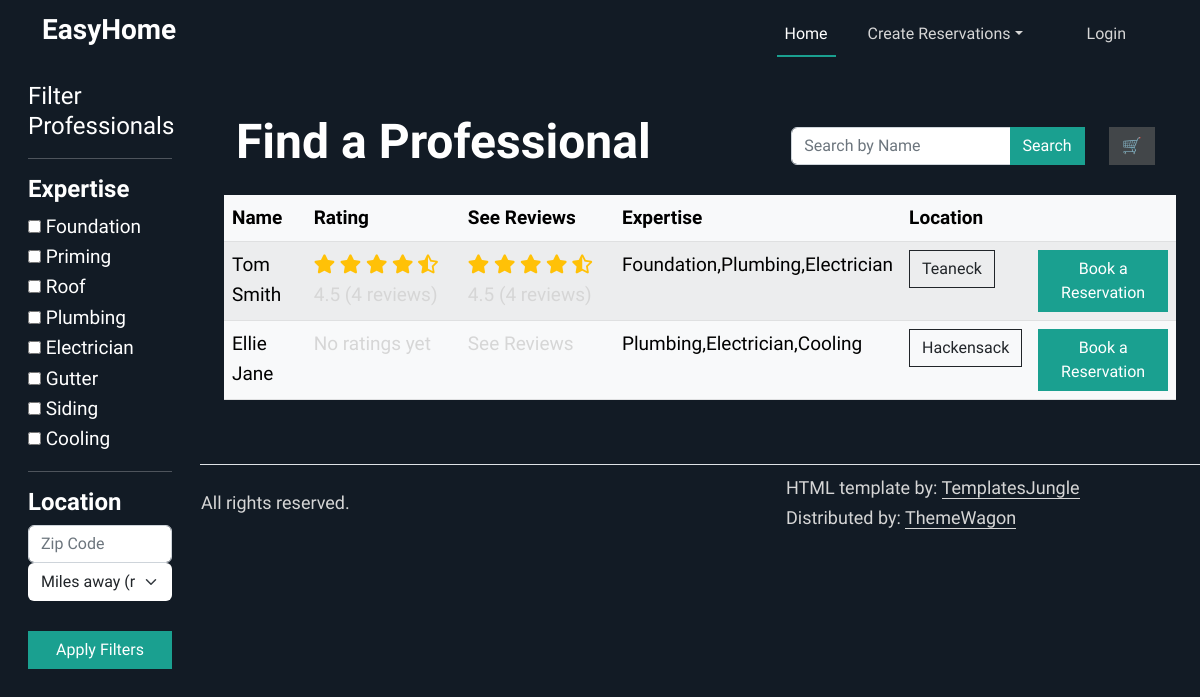
Page /professionals on the earlier database version.
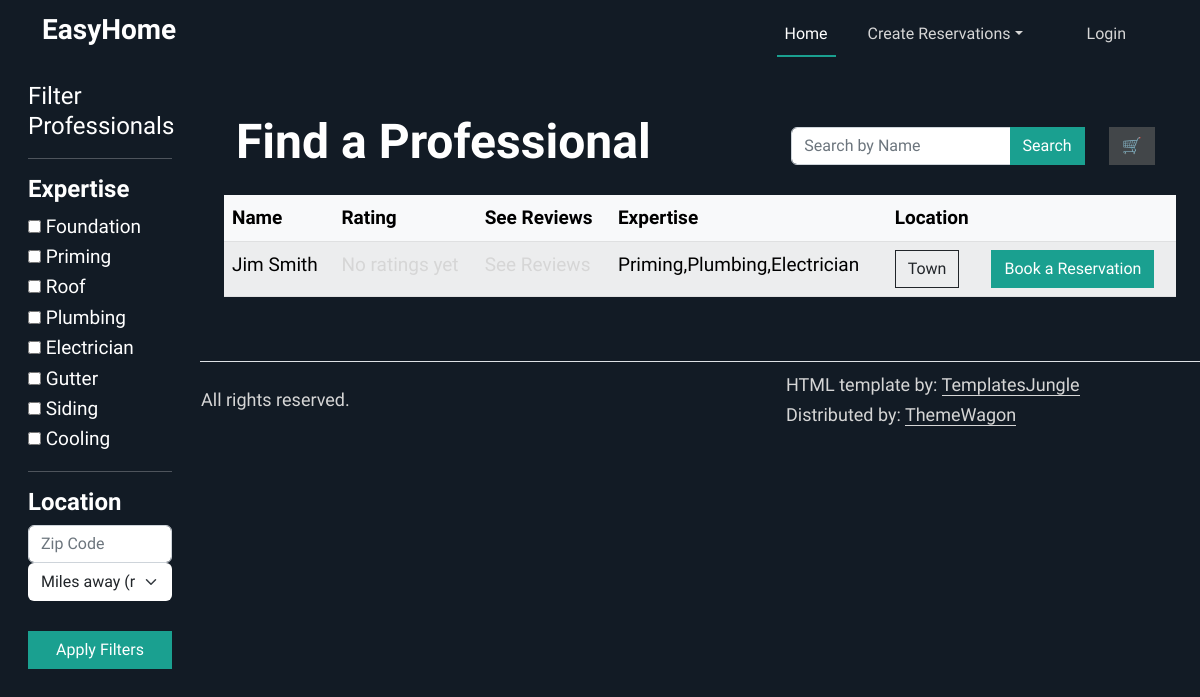
Same page on the later database version.
### tables this page shows
CREATE TABLE professionals (
                  id INTEGER PRIMARY KEY AUTOINCREMENT,
                  user_id INTEGER NOT NULL,
                  profession VARCHAR2(50) NOT NULL,
                  hourly_cost DECIMAL(10,2),
                  description TEXT,
                  is_verified BOOLEAN DEFAULT 0,
                  FOREIGN KEY (user_id) REFERENCES users(id)
            );

CREATE TABLE users (
                id INTEGER PRIMARY KEY AUTOINCREMENT,
                first_name VARCHAR2(25) NOT NULL,
                middle_name VARCHAR2(15),
                last_name VARCHAR2(25) NOT NULL,
                gender CHAR(1) CHECK (gender IN ('M','F','O')) NOT NULL,
                phone_number VARCHAR2(12) NOT NULL,
                email VARCHAR2(50) NOT NULL,
                password VARCHAR2(50) NOT NULL,
                street_number VARCHAR2(10),
                street_name VARCHAR2(35),
                town VARCHAR2(30),
                state CHAR(2),
                zip_code VARCHAR2(5),
                user_type VARCHAR2(20) CHECK (user_type IN ('customer','professional')) DEFAULT 'customer'
            );

### app.py (the view, shortened to what this page needs)
@app.route('/professionals', methods=["GET", "POST"])
def professionals():
    list = get_professionals()
    user_zip = None
    if current_user.is_authenticated:
        user_zip = get_user_by_id(current_user.id).zip_code
    if 'cart' not in session:
        session['cart'] = []
    cart = session['cart']  # Retrieve cart
    return render_template("professionals.html", professionals=list, user_zip=user_zip, cart=cart)

### templates/professionals.html (shortened to what this page needs)
{%extends "base.html"%}
{%block content%}
<div class="container-fluid">
  <div class="row">
    <div class="col-md-3 col-lg-2 d-md-block bg-dark text-white sidebar vh-100 position-fixed">
      <div class="p-3">
        <a href="/" class="d-flex align-items-center mb-3 mb-md-0 text-white text-decoration-none">
          <span class="fs-4">Filter Professionals</span>
        </a>
        <hr>
        <form method="POST">
          <h4>Expertise</h4>
          <input type="checkbox" id="Foundation" name="expertise" value="Foundation">
          <label for="Foundation">Foundation</label><br>
          <input type="checkbox" id="Priming" name="expertise" value="Priming">
          <label for="Priming">Priming</label><br>
          <input type="checkbox" id="Roof" name="expertise" value="Roof">
          <label for="Roof">Roof</label><br>
          <input type="checkbox" id="Plumbing" name="expertise" value="Plumbing">
          <label for="Plumbing">Plumbing</label><br>
          <input type="checkbox" id="Electrician" name="expertise" value="Electrician">
          <label for="Electrician">Electrician</label><br>
          <input type="checkbox" id="Gutter" name="expertise" value="Gutter">
          <label for="Gutter">Gutter</label><br>
          <input type="checkbox" id="Siding" name="expertise" value="Siding">
          <label for="Siding">Siding</label><br>
          <input type="checkbox" id="Cooling" name="expertise" value="Cooling">
          <label for="Cooling">Cooling</label><br>
          <hr>
          <h4>Location</h4>
          <div class="input-group rounded">
            <input type="search" class="form-control rounded" placeholder="Zip Code" aria-label="Search"
              aria-describedby="search-addon" name="zip_code" />
          </div>
          <select class="form-select" aria-label="Miles away" name="distance">
            <option selected value="0">Miles away (range)</option>
          </select>
          <br>
          <button type="submit" class="btn btn-primary w-100" name="filters">Apply Filters</button>
        </form>
      </div>
    </div>
    <main class="col-md-9 ms-sm-auto col-lg-10 px-md-4 offset-md-3">
      <section id="feature">
        <div class="container py-5">
          <div class="row align-items-center mb-3">
            <div class="col-md-7">
              <h2>Find a Professional</h2>
            </div>
            <div class="col-md-4">
              <form method="POST">
                <div class="input-group">
                  <input type="search" class="form-control" placeholder="Search by Name" name="search" />
                  <button type="submit" class="btn btn-primary" name="name">Search</button>
                </div>
              </form>
            </div>
            <div class="col-md-1">
              <button class="btn btn-dark" type="button" data-bs-toggle="offcanvas" data-bs-target="#offcanvasExample"
                aria-controls="offcanvasExample">
                🛒
              </button>
            </div>
          </div>
          <div class="row">
            <table class="table table-striped table-light">
              <thead>
                <tr>
                  <th scope="col">Name</th>
                  <th scope="col">Rating</th>
                  <th scope="col">See Reviews</th>
                  <th scope="col">Expertise</th>
                  <th scope="col">Location</th>
                  <th scope="col"></th>
                </tr>
              </thead>
              <tbody>
                {%for prof in professionals%}
                <tr>
                  <td>{{prof.first_name}} {{prof.last_name}}</td>
                  <td>
                    <a href="/submit_review/{{prof.prof_id}}">
                      {% if prof.avg_rating > 0 %}
                      <span class="star-colored">
                        {% for i in range(prof.avg_rating|int) %}
                        <i class="fas fa-star"></i>
                        {% endfor %}
                        {% if prof.avg_rating % 1 >= 0.5 %}
                        <i class="fas fa-star-half-alt"></i>
                        {% endif %}
                      </span>
                      {{ prof.avg_rating }} ({{ prof.review_count }} reviews)
                      {% else %}
                      No ratings yet
                      {% endif %}
                    </a>
                  </td>
                  <td>
                    {% if prof.avg_rating > 0 %}
                    <span class="star-colored">
                      {% for i in range(prof.avg_rating|int) %}
                      <i class="fas fa-star"></i>
                      {% endfor %}
                      {% if prof.avg_rating % 1 >= 0.5 %}
                      <i class="fas fa-star-half-alt"></i>
                      {% endif %}
                    </span>
                    <a href="/reviews/{{prof.prof_id}}">{{ prof.avg_rating }} ({{ prof.review_count }} reviews)</a>
                    {% else %}
                    <a href="/reviews/{{prof.prof_id}}">See Reviews</a>
                    {% endif %}
                  </td>
                  <td>{{prof.profession}}</td>
                  <td><button type="button" class="btn btn-outline-dark" data-bs-toggle="modal"
                      data-bs-target="#exampleModal{{ loop.index }}">
                      {{prof.town}}
                    </button>
                  </td>
                  <td><a href="/createReservation/{{prof.prof_id}}" class="btn btn-primary" role="button">Book a
                      Reservation</a></td>
                </tr>
                {%endfor%}
              </tbody>
            </table>
          </div>
        </div>
      </section>
    </main>
  </div>
</div>
{%endblock%}

### templates/base.html (shortened to what this page needs)
<!doctype html>
<html lang="en">
<head>
  <link rel="stylesheet" type="text/css" href="{{ url_for('static', filename='assets/css/vendor.css') }}">
  <link rel="stylesheet" href="https://cdn.jsdelivr.net/npm/swiper@9/swiper-bundle.min.css" />
  <link rel="stylesheet" href="https://cdn.jsdelivr.net/npm/bootstrap-icons@1.5.0/font/bootstrap-icons.css">
  <link href="https://cdn.jsdelivr.net/npm/bootstrap@5.2.3/dist/css/bootstrap.min.css" rel="stylesheet"
>
    <link rel="stylesheet" href="{{ url_for('static', filename='assets/css/style.css') }}">
  <link rel="stylesheet" href="https://cdnjs.cloudflare.com/ajax/libs/font-awesome/5.15.4/css/all.min.css">
</head>
<body data-bs-spy="scroll" data-bs-target="#navbar-example2" tabindex="0">
  <header id="nav" class="site-header position-fixed text-white bg-dark">
    <nav id="navbar-example2" class="navbar navbar-expand-lg py-2">
      <div class="container ">
        <a class="navbar-brand" href="/"><h3>EasyHome</h3></a>
        <div class="offcanvas offcanvas-end" tabindex="-1" id="offcanvasNavbar2"
          aria-labelledby="offcanvasNavbar2Label">
          <div class="offcanvas-body">
            <ul class="navbar-nav align-items-center justify-content-end align-items-center flex-grow-1 ">
              <li class="nav-item">
                <a class="nav-link active me-md-4" href="/">Home</a>
              </li>
              <li class="nav-item dropdown ">
                <a class="nav-link me-md-4 text-center dropdown-toggle" data-bs-toggle="dropdown" href="#" role="button"
                  aria-expanded="false">Create Reservations</a>
              </li>
                {%if current_user.first_name != null%}
                <li class="nav-item dropdown ">
                  <a class="nav-link me-md-4 text-center dropdown-toggle" data-bs-toggle="dropdown" href="#" role="button"
                    aria-expanded="false">Profile</a>
                  <ul class="dropdown-menu dropdown-menu-dark">
                    <li><a href="/editUser" class="dropdown-item">Edit User Information</a></li>
                    <li><a href="/manageReservations" class="dropdown-item">Manage Reservations</a></li>
                    <li><a href="/reservationHistory" class="dropdown-item">Show Reservation History</a></li>
                    <li><hr></li>
                    <li><a href="/logout" class="dropdown-item">Log Out </a></li>
                  </ul>
                </li>
                {%else%}
                <li class="nav-item">
                  <a class="nav-link mx-md-4" href="/login">Login</a>
                </li>
                {%endif%}
            </ul>
          </div>
        </div>
      </div>
    </nav>
  </header>
  {%block content%}
  {%endblock%}
    <footer class="d-flex flex-wrap justify-content-between align-items-center border-top"></footer>
    <div class="container">
      <footer class="d-flex flex-wrap justify-content-between align-items-center py-2 ">
        <div class="col-md-8 d-flex align-items-center">
          <p>© 2024 EasyHome. All rights reserved.</p>
        </div>
        <div class="col-md-4 d-flex align-items-center">
          <p>HTML template by: <a rel="noopener" href="https://templatesjungle.com/" class="link-primary"
              target="_blank">TemplatesJungle</a> <br> Distributed by: <a rel="noopener" href="https://themewagon.com" class="link-primary"
              target="_blank">ThemeWagon</a></p>
        </div>
      </footer>
    </div>
    <link rel="stylesheet" href="https://cdnjs.cloudflare.com/ajax/libs/font-awesome/5.15.4/css/all.min.css">
</body>
</html>

### static/assets/css/style.css (style rules this page uses)
:root { --accent-color: #1AA090; --dark-color: #121B25; --grey-color: #83898F; --body-text-color: #FFFFFF; --light-text-color: #D6D6D6; --link-color: #092035; }
body { padding-top: 65px; font-family: 'Work Sans', sans-serif; font-weight: 400; font-size: 19px; line-height: 1.6em; color: var(--body-text-color); background-color: var(--dark-color); }
h1, .h1, h2, .h2, h3, .h3, h4, .h4, h5, .h5, h6, .h6 { font-family: 'Work Sans', sans-serif; font-weight: 600; color: var(--body-text-color); }
h2, .h2 { font-size: 48px; }
ul { padding: 0; }
p { font-family: 'Work Sans', sans-serif; color: var(--light-text-color); font-size: 18px; }
a { color: var(--light-text-color); text-decoration: none; transition: all 0.3s ease-out; }
.btn { --bs-btn-border-radius: 0 rem; }
.btn-primary { --bs-btn-color: #fff; --bs-btn-bg: var(--accent-color); --bs-btn-border-color: var(--accent-color); --bs-btn-hover-color: #fff; --bs-btn-hover-bg: var(--accent-color); --bs-btn-hover-border-color: var(--accent-color); --bs-btn-active-color: #fff; --bs-btn-active-bg: var(--accent-color); --bs-btn-active-border-color: var(--accent-color); --bs-btn-disabled-color: #fff; --bs-btn-disabled-bg: var(--accent-color); --bs-btn-disabled-border-color: var(--accent-color); }
.text-white .nav-link.active, .text-white .nav-link:focus, .text-white .nav-link:hover { color: var(----body-text-color); }
.nav-link.active, .nav-link:focus, .nav-link:hover { color: var(----body-text-color); }
.nav-link { color: var(--light-text-color); font-size: 16px; position: relative; }
.nav-link:not(.dropdown-toggle):after { content: ''; position: absolute; left: 0; bottom: 0; width: 0; background: var(--accent-color); border-bottom: 2px solid var(--accent-color); transition: width 0.3s ease-out; }
.nav-link.active:after { width: 100%; }
.bg-dark { background-color: var(--dark-color) !important; }
.site-header { position: fixed; top: 0; width: 100%; z-index: 99999; transition: background 0.3s ease-out; }
a.navbar-brand { color: var(--body-text-color); }
a.nav-link.dropdown-toggle { color: #D6D6D6; font-size: 16px; }
.form-select { border: 1px solid transparent; border-radius: none; }
.link-primary { color: var(--light-text-color) !important; border-bottom: 1px solid var(--light-text-color); }
button.btn.btn-dark { --bs-btn-color: #fff; --bs-btn-bg: #424649; --bs-btn-border-color: #424649; --bs-btn-hover-color: #fff; --bs-btn-hover-bg: #212529; --bs-btn-hover-border-color: #212529; }

Differences in the rows shown:
removed professionals: first_name "Ellie", last_name "Jane", shows "No ratings yet", profession "Plumbing,Electrician,Cooling", town "Hackensack"
changed professionals "Smith": first_name "Tom" → "Jim"; profession "Foundation,Plumbing,Electrician" → "Priming,Plumbing,Electrician"; town "Teaneck" → "Town"; avg_rating "4.5" → (not shown); review_count "4" → (not shown); text "( reviews) ( reviews)" → "No ratings yet See Reviews"
